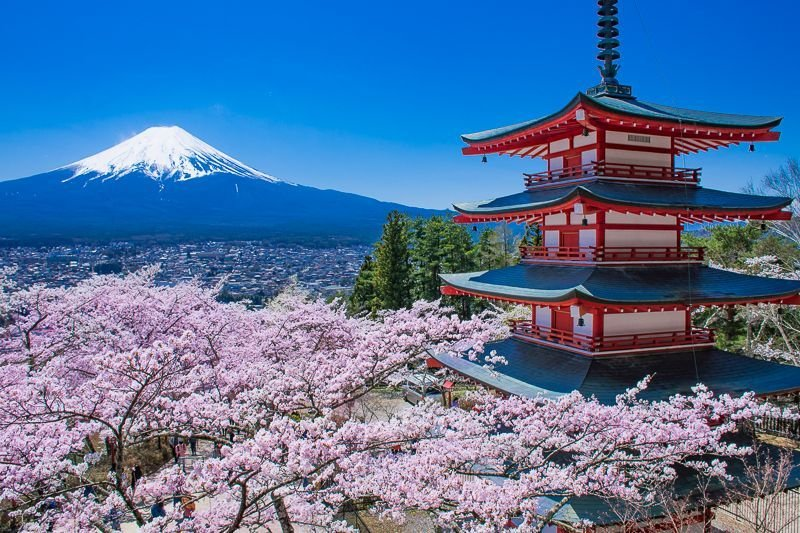
#> input picture images/fuji.jpg, 800 x 533 px
$ python learn05_image_transformations.py
#> lines starting #> are read from the running program, lines starting #| are printed output that depends on the picture
import cv2 as cv
import numpy as np


img = cv.imread("images/fuji.jpg")
#> img is the input picture: shape (533, 800, 3); mean B, G, R 156.9, 114.6, 83.4

cv.imshow("Fuji", img)


# Translation
def translate(img, x, y):
#> called with x = 100, y = 100
    transMat = np.float32([[1,0,x],[0,1,y]])
    dimensions = (img.shape[1], img.shape[0])
#> dimensions = (800, 533)
    return cv.warpAffine(img, transMat, dimensions)
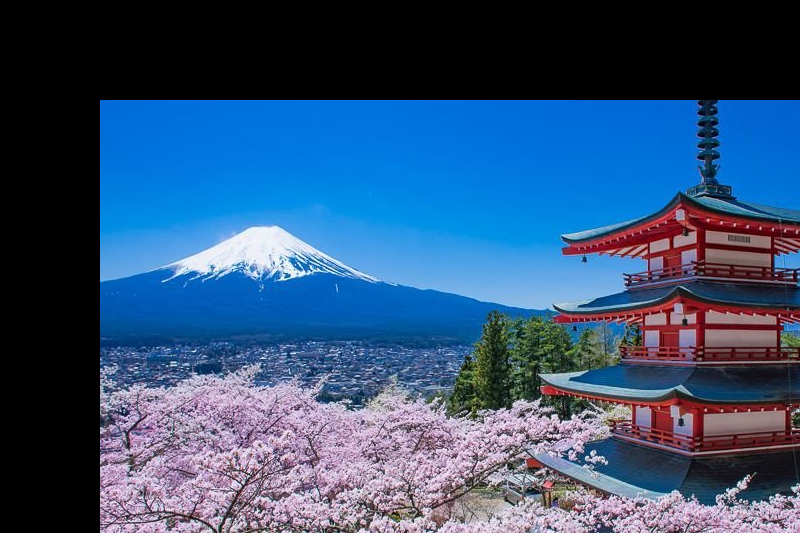
#> returned value: shape (533, 800, 3); mean of channels 0, 1, 2 118, 82, 52.5; drawn as B, G, R

# -x ---> left
# -y ---> up
# x ----> right
# y ----> down

translated = translate(img, 100,100)
# cv.imshow("Translated", translated)


# Rotation
def rotate(img, angle, rotPoint=None):
#> called with angle = 45
    (height, width) = img.shape[:2]
#> height = 533; width = 800

    if rotPoint is None:
        rotPoint = (width//2, height//2)
#> rotPoint = (400, 266)

    rotMat = cv.getRotationMatrix2D(rotPoint,angle, 1.0)
    dimensions = (width,height)
#> dimensions = (800, 533)
    return cv.warpAffine(img, rotMat, dimensions)
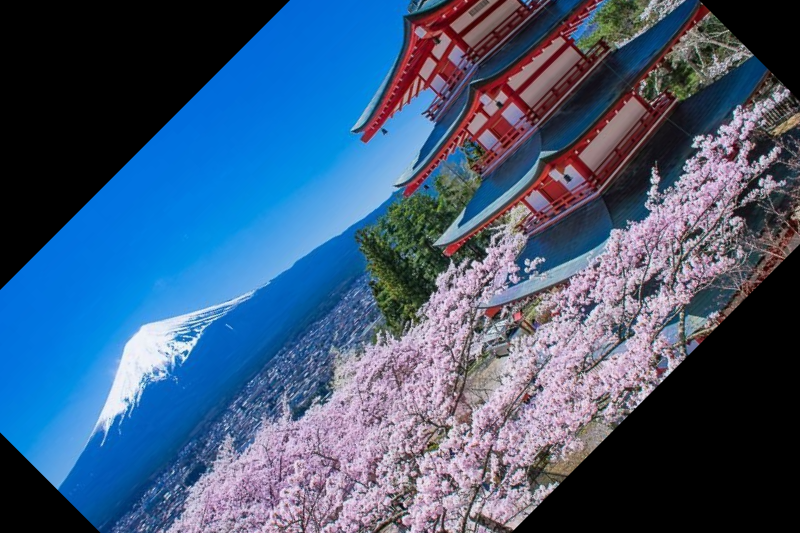
#> returned value: shape (533, 800, 3); mean of channels 0, 1, 2 121.5, 89.6, 65; drawn as B, G, R

rotated = rotate(img, 45)
# cv.imshow("Rotated", rotated)
rotated_rotated = rotate(rotated, -45)
#> call 2 of rotate, with angle = -45
#> in rotate (call 2), `return cv.warpAffine(img, rotMat, dimensions)`:
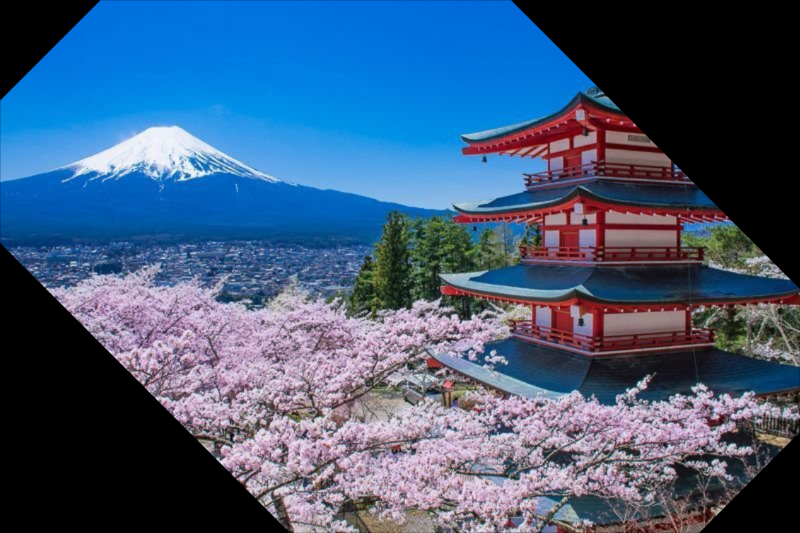
#> returned value: shape (533, 800, 3); mean of channels 0, 1, 2 121.4, 89.6, 65; drawn as B, G, R
# cv.imshow("Rotated2", rotated_rotated)


# Resized
resized = cv.resize(img, (500, 500), interpolation=cv.INTER_CUBIC)
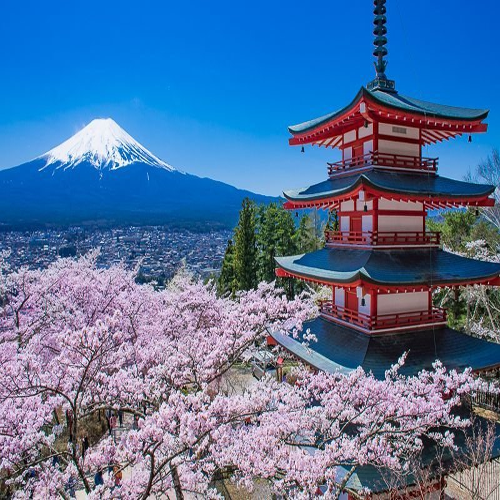
#> resized: shape (500, 500, 3); mean B, G, R 156.9, 114.6, 83.4
# cv.imshow("Resized", resized)

# Flipping
# 0(vertikal),1(horizontal),-1(vertikal and horizontal)
flip = cv.flip(img, -1)
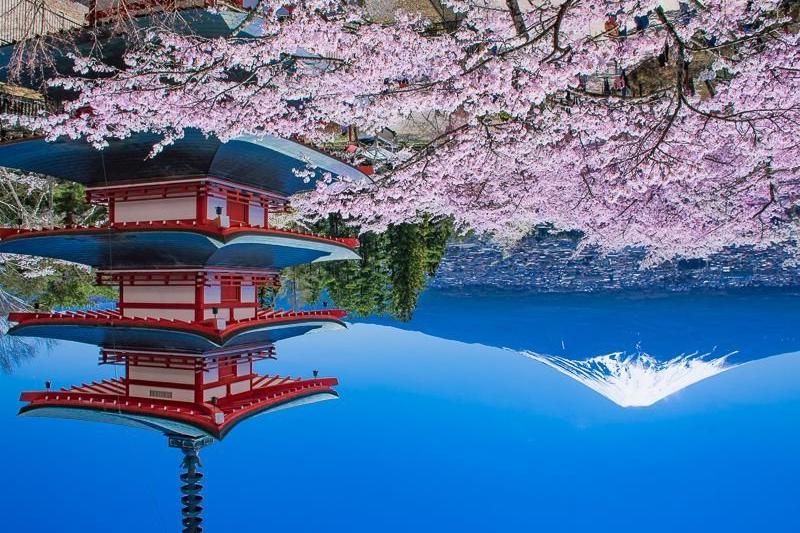
#> flip: shape (533, 800, 3); mean B, G, R 156.9, 114.6, 83.4
# cv.imshow("Flipped", flip)

# Cropping
cropped = img[0:250, 40:300]
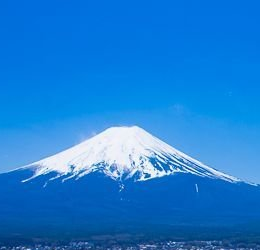
#> cropped: shape (250, 260, 3); mean B, G, R 210.1, 126.2, 29
cv.imshow("Croppedc",cropped)

cv.waitKey(0)

$ run again, with images/parrot.jpg copied over images/fuji.jpg
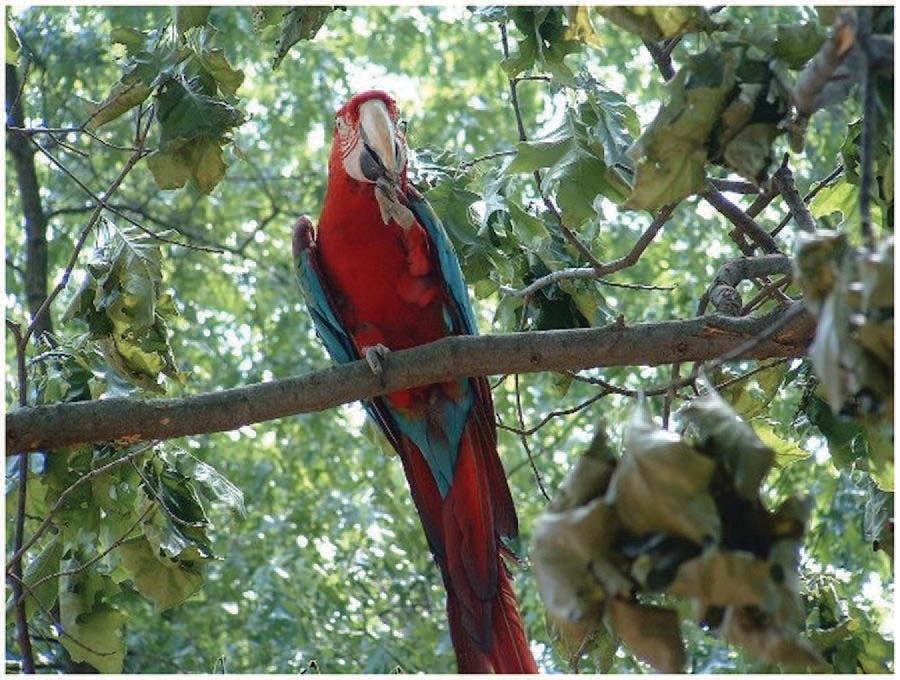
#> input picture images/parrot.jpg, 900 x 680 px
#> img is the input picture: shape (680, 900, 3); mean B, G, R 97.9, 120.9, 108.3
#> `flip = cv.flip(img, -1)`:
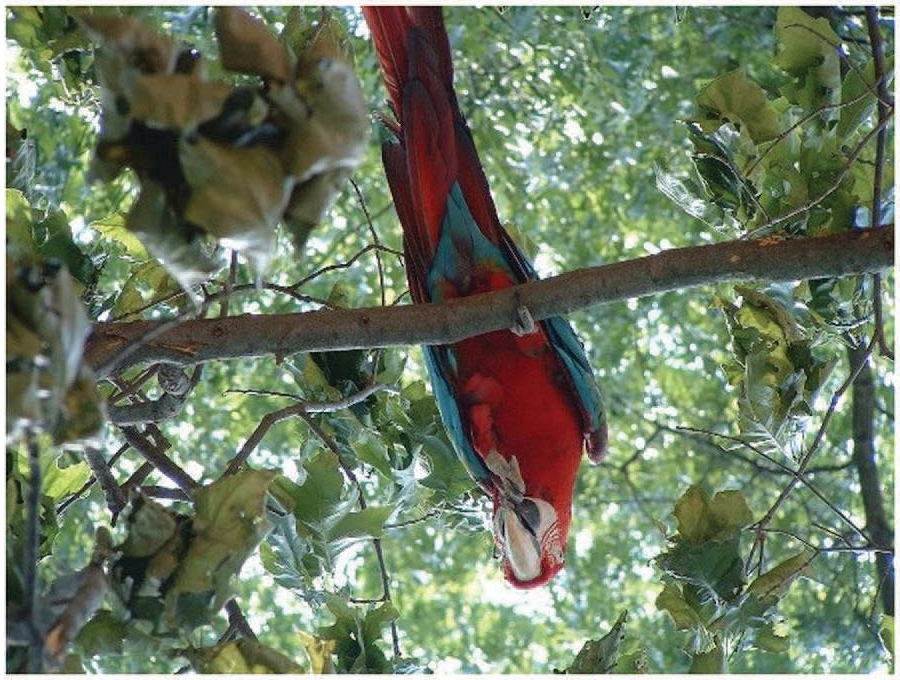
#> flip: shape (680, 900, 3); mean B, G, R 97.9, 120.9, 108.3
#> `cropped = img[0:250, 40:300]`:
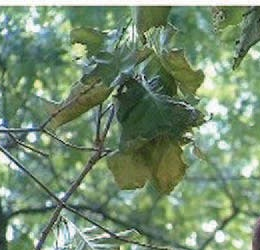
#> cropped: shape (250, 260, 3); mean B, G, R 113.3, 141.6, 117.7

$ run again, with images/best_president.jpeg copied over images/fuji.jpg
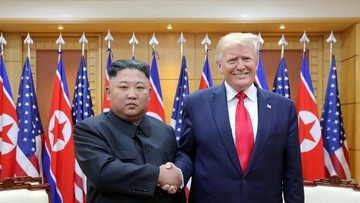
#> input picture images/best_president.jpeg, 360 x 203 px
#> img is the input picture: shape (203, 360, 3); mean B, G, R 101.6, 104.5, 133.5
#> `flip = cv.flip(img, -1)`:
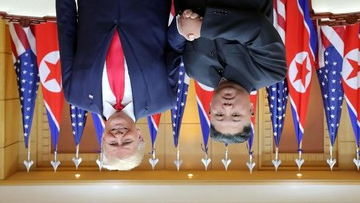
#> flip: shape (203, 360, 3); mean B, G, R 101.6, 104.5, 133.5
#> `cropped = img[0:250, 40:300]`:
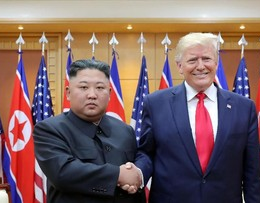
#> cropped: shape (203, 260, 3); mean B, G, R 98.7, 99, 124.2
